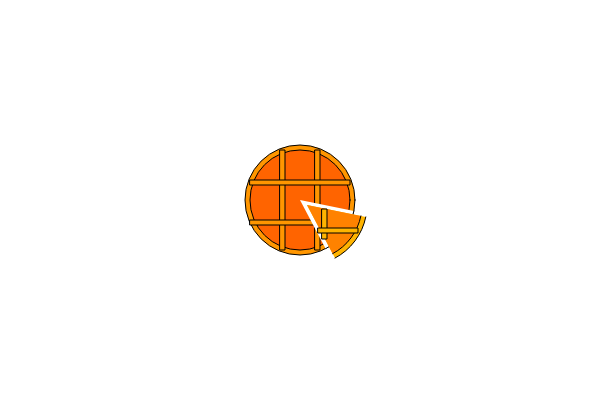
Frame 1 (no input)
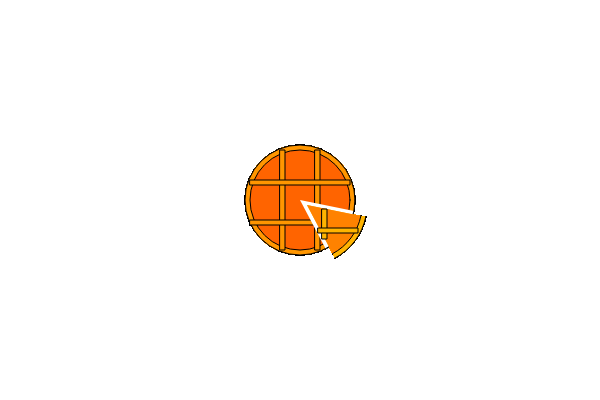
Frame 60 (no input)
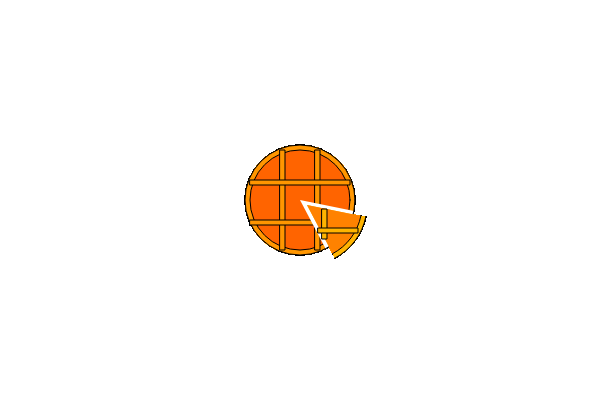
Frame 120 (the mouse pressed at the canvas centre since frame 60)

The p5.js sketch that drew these frames (run headless with seeded random() and noise() and a simulated clock; from frame 60 on, the mouse is pressed at the canvas centre):

// p5.js sketch
// ── sketch.js
function setup() {
  createCanvas(600, 400);
  background(256);
}

function draw() {
  fill(256,150,0)
  circle(300,200,110)
  fill(256,100,0)
  circle(300,200,100)
  fill(256,150,0)
  rect(280,150,5,100)
  rect(315,150,5,100)
  rect(250,180,100,5)
  rect(250,220,100,5)
  fill(256,256,256)
  arc(300,200,110,110, 2*PI+0.2, QUARTER_PI+0.3)
  fill(256,180,0)
  arc(307,205,120,120, 2*PI+0.2, QUARTER_PI+0.3)
  fill(256,130,0)
  arc(307,205,110,110, 2*PI+0.2, QUARTER_PI+0.3)
  fill(256,180,0)
  rect(322,209,5,30)
  rect(318,228,40,5)
}
